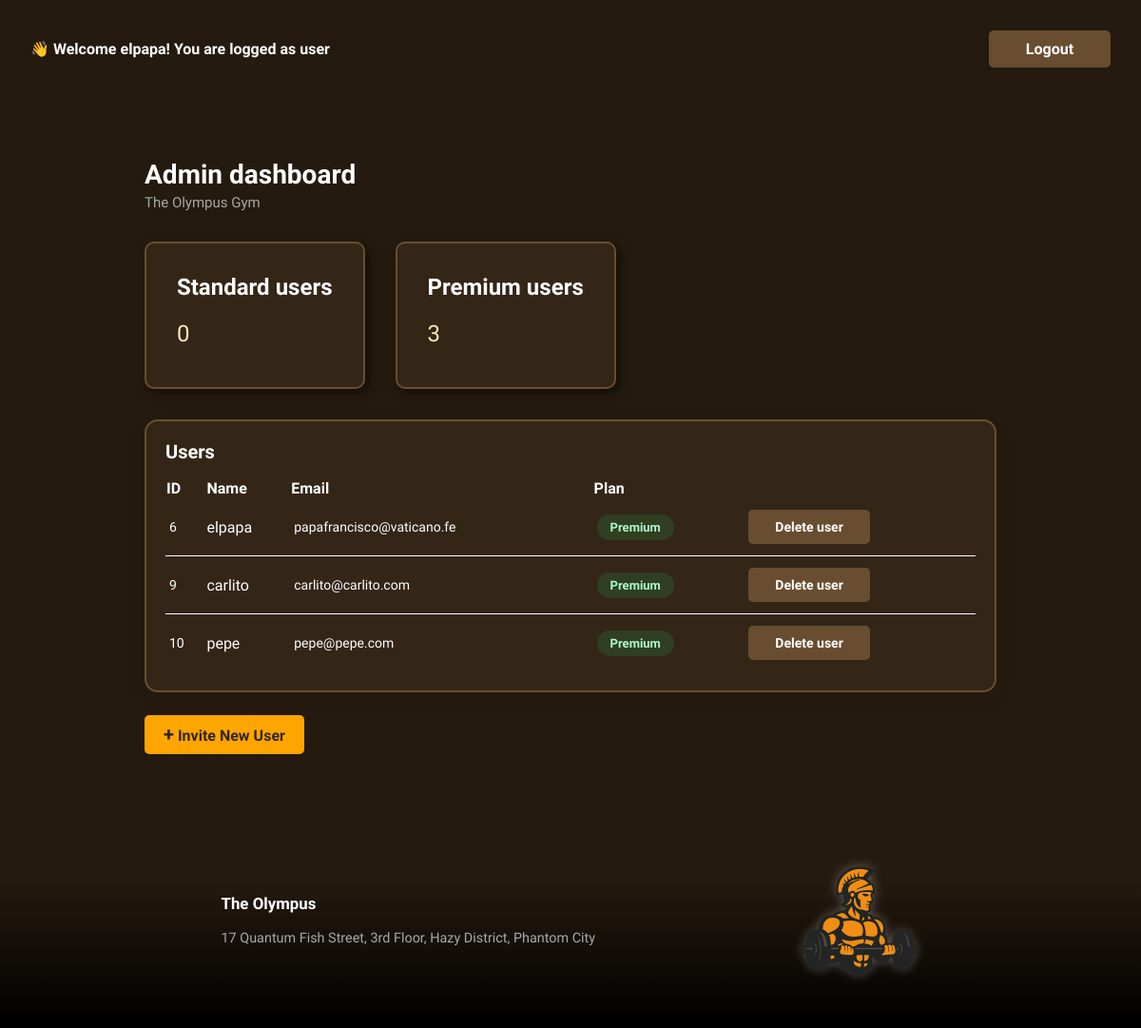
Screenshot of /admin-dashboard (signed in) with the database file from the repository.
### the_olympus/models.py (models this page shows, shortened)
class Profile(AbstractUser):
    plan = models.ForeignKey('Plan', on_delete=models.CASCADE, null=True, blank=True)
    role = models.CharField(max_length=20, choices=[('user', 'User'), ('admin', 'Admin')], default='user')
    deleted_at = models.DateTimeField(null=True, blank=True)
    bank_account = models.CharField(max_length=30, null=False, blank=False)

class Plan(models.Model):
    name = models.CharField(max_length=20)
    price = models.DecimalField(max_digits=6, decimal_places=2)
    features = models.JSONField(default=list)
    is_premium = models.BooleanField(default=False)

### the_olympus/views.py (the view)
# urls.py: path('admin-dashboard', ProfilesListView.as_view(), name='admin_dashboard'),
class ProfilesListView(ListView):
    model = Profile
    template_name = 'the_olympus/admin_dashboard.html'
    context_object_name = 'profiles'
    def get_queryset(self):
        return Profile.objects.filter(is_active=True, deleted_at__isnull=True)
    def get_context_data(self, **kwargs):
        context = super().get_context_data(**kwargs)
        context['premium_users_count'] = Profile.objects.filter(
            plan__is_premium=True,
            is_superuser=False,
            is_active=True,
            deleted_at__isnull=True
        ).count()
        context['standard_users_count'] = Profile.objects.filter(
            plan__is_premium=False,
            is_superuser=False,
            is_active=True,
            deleted_at__isnull=True
        ).count()
        return context

### the_olympus/templates/the_olympus/admin_dashboard.html (shortened to what this page needs)
{% extends 'the_olympus/_base.html' %} {% load static %} {% block content %}
<main class="panel-container">
  <div class="panel">
    <header class="panel__encabezado">
      <h1 class="panel__titulo">Admin dashboard</h1>
      <p class="panel__subtitulo">The Olympus Gym</p>
    </header>
    <div class="cards-container">
      <section class="card card--count">
        <header class="card__header card__header--plan">
          <h2 class="card__title">
            <span class="card__title-text">Standard users</span>
          </h2>
        </header>
        <div class="card__body">
          <p class="card__info card__info--count">{{ standard_users_count }}</p>
        </div>
      </section>
      <section class="card card--count">
        <header class="card__header card__header--plan">
          <h2 class="card__title">
            <span class="card__title-text">Premium users</span>
          </h2>
        </header>
        <div class="card__body">
          <p class="card__info card__info--count">{{ premium_users_count }}</p>
        </div>
      </section>
    </div>
    <section class="panel__tarjeta tarjeta">
      <h2 class="tarjeta__titulo">Users</h2>
      <div class="tarjeta__tabla-contenedor">
        <table class="tabla">
          <thead class="tabla__encabezado">
            <tr class="tabla__fila">
              <th class="tablacelda tablacelda--encabezado">ID</th>
              <th class="tablacelda tablacelda--encabezado">Name</th>
              <th class="tablacelda tablacelda--encabezado">Email</th>
              <th class="tablacelda tablacelda--encabezado">Plan</th>
            </tr>
          </thead>
          <tbody class="tabla__cuerpo">
            {% for profile in profiles %} {% if not profile.is_superuser %}
            <tr class="tabla__fila">
              <td class="tabla__celda">{{ profile.id }}</td>
              <td class="tablacelda tablacelda--negrita">
                {{ profile.username }}
              </td>
              <td class="tabla__celda">{{ profile.email }}</td>
              <td class="tabla__celda">
                <span class="etiqueta etiqueta--{{ profile.plan.name|lower }}"
                  >{{ profile.plan.name }}</span
                >
              </td>
              <td class="tabla__celda">
                <button
                  class="button button--delete-user clickable button--danger"
                  data-user-id="{{ profile.id }}"
                >
                  Delete user
                </button>
              </td>
            </tr>
            {% endif %} {% endfor %}
          </tbody>
        </table>
      </div>
    </section>
    <div class="panel__acciones">
      <a href="{% url 'create_invitation' %}">
        <button class="button clickable button--cta">
          <span class="boton__icono">+</span>
          Invite New User
        </button>
      </a>
    </div>
  </div>
</main>
{% endblock %}

### the_olympus/templates/the_olympus/_base.html (shortened to what this page needs)
{% load static %}
<!doctype html>
<html lang="en">
  <head>
    <link
      rel="stylesheet"
      href="{% static 'the_olympus/styles/styles.css' %}"
    />
  </head>
    {% if user.is_authenticated %}
    <nav class="user-header">
      <h1 class="user-header__message">
        👋 Welcome {{ user.username }}! You are logged as {{ user.role }}
      </h1>
      <form
        class="user-header__logout-form"
        method="post"
        action="{% url 'logout' %}"
      >
        <button class="button button--secondary">Logout</button>
      </form>
    </nav>
    {% endif %}
    {% block content %} {% endblock %}
    <footer class="footer">
      <div class="footer__info">
        <h3 class="footer__title">The Olympus</h3>
        <p class="footer__address">
          17 Quantum Fish Street, 3rd Floor, Hazy District, Phantom City
        </p>
      </div>
      <div class="footer__logo-container">
        <img
          class="footer__logo"
          src="{% static 'the_olympus/images/logo.png' %}"
          alt="The Olympus Logo"
        />
      </div>
    </footer>
  </body>
</html>

### the_olympus/static/the_olympus/styles/styles.css (style rules this page uses)
:root { --color-naranja: #ffa500; --color-fondo: #332617; --color-marron: #241a0f; --color-negro: #00000088; --color-gris: #a8a8a8; --color-borde: #694d30; --color-blanco: white; --color-verde: #abfac8; --color-azul: #a4bfec; --color-amarillo: #e9d481; --radio: 14px; --sombra: 0 8px 20px rgba(0, 0, 0, 0.05); --fuente: "Segoe UI", system-ui, sans-serif; }
html { scroll-behavior: smooth; }
* { margin: 0px; box-sizing: border-box; font-family: Lexend, sans-serif; }
.button { transition: all 100ms; font-size: inherit; background-color: #694d30; color: white; text-decoration: none; border: none; padding: 10px 20px; font-weight: bold; border-radius: 5px; cursor: pointer; min-width: 8rem; text-align: center; }
.button--cta { background-color: #ffa500; color: #332617; }
.hero__logo, .footer__logo { width: 100%; filter: drop-shadow(0 0 6px rgba(255, 255, 255, 0.3)); }
.footer { background-image: linear-gradient(to top, black 0%, #241a0f 70%); padding: 3rem 1.2rem; font-size: 0.9em; display: flex; justify-content: space-evenly; align-items: center; align-self: flex-end; }
.footer__info { max-width: 50%; }
.footer__title { margin-bottom: 1rem; }
.footer__address { color: #a8a8a8; line-height: 1.5; }
.footer__logo-container { width: 8rem; height: 8rem; max-width: 50%; }
.user-header { margin: 2rem min(3vw, 2rem) 2rem min(3vw, 2rem); display: flex; align-items: center; justify-content: space-between; }
.user-header__logout-form { display: inline-block; }
.user-header__message { font-size: 1rem; font-weight: bold; }
.cards-container { display: flex; align-items: center; gap: 2rem; margin: 2rem 0; }
.card { border: 2px solid #694d30; border-radius: 10px; box-shadow: 4px 4px 10px rgba(0, 0, 0, 0.5); max-width: 30rem; padding: 2rem; background: #332617; display: flex; flex-direction: column; }
.card--count { margin: 0; }
.card__header { display: flex; gap: 1rem; align-items: center; margin-bottom: 1.5rem; }
.card__header--plan { margin-bottom: 0.7rem; }
.card__title { font-size: 1.2rem; font-weight: bold; width: 100%; display: flex; flex-direction: column; align-items: start; justify-content: space-between; gap: 0.5rem; }
.card__title-text { color: white; }
.card__body { line-height: 2; color: #ffe7ba; font-size: 0.8rem; flex: 1; }
.card__info { margin: 0; padding: 0; }
.card__info--count { margin: 0; padding: 0; font-size: 1.5rem; }
@media (min-width: 40rem) { .card__title { flex-direction: row; font-size: 1.5rem; } }
@media (min-width: 40rem) { .card__body { font-size: 1rem; } }
.panel-container { padding-block: 2rem; padding-inline: 10vw; }
.panel { margin: 2rem min(3vw, 2rem) 2rem min(3vw, 2rem); }
.panel__encabezado { margin-bottom: 2rem; }
.panel__titulo { font-size: 28px; font-weight: 700; color: var(--color-blanco); }
.panel__subtitulo { font-size: 15px; color: var(--color-gris); margin-top: 4px; }
.tarjeta { background-color: var(--color-fondo); border: 2px solid var(--color-borde); border-radius: var(--radio); padding: 20px; box-shadow: var(--sombra); }
.tarjeta__titulo { font-size: 20px; font-weight: 600; margin-bottom: 16px; color: var(--color-blanco); }
.tarjeta__tabla-contenedor { overflow-x: auto; }
.tabla { width: 100%; border-collapse: collapse; color: var(--color-blanco); }
.tabla__fila { border-bottom: 1px solid var(--color-blanco); text-align: left; }
.tabla__fila:last-child { border-bottom: none; }
.tabla__celda { padding: 12px 4px; font-size: 14px; color: var(--color-blanco); text-align: left; }
.etiqueta { display: inline-block; padding: 6px 14px; border-radius: 999px; font-size: 13px; font-weight: 600; }
.etiqueta--premium { background-color: rgba(34, 197, 94, 0.15); color: var(--color-verde); }
.panel__acciones { margin-top: 24px; }
.boton__icono { font-size: 20px; line-height: 1; }

### rows the page displays
Profile: username "elpapa", role "user", id "6", email "papafrancisco@vaticano.fe", plan.name "Premium"
Profile: id "9", username "carlito", email "carlito@carlito.com", plan.name "Premium"
Profile: id "10", username "pepe", email "pepe@pepe.com", plan.name "Premium"

### other values shown
{{ standard_users_count }} "0"
{{ premium_users_count }} "3"
